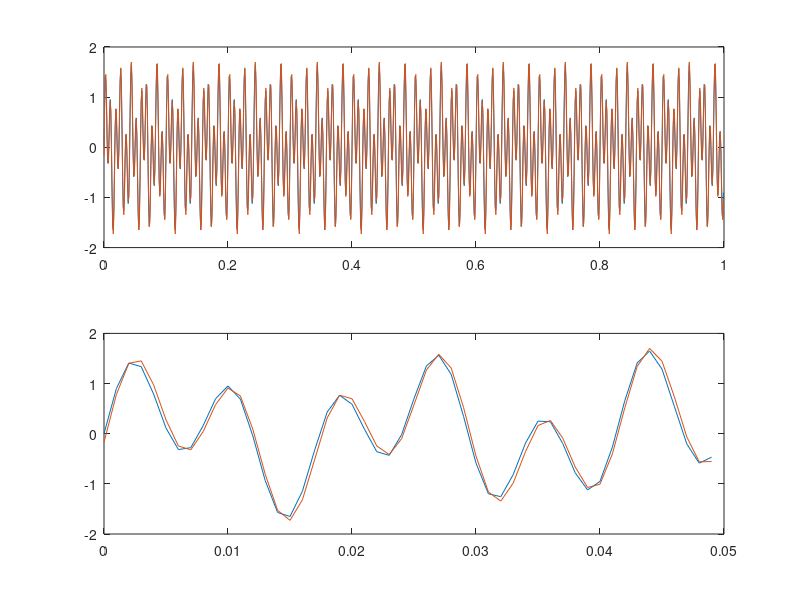

The MATLAB source for this figure:
close all

%Cargamos los datos
load filtro

%Eso nos proporciona las variables: 
% ruido = señal perturbada con ruido
% exacta = señal exacta para comparar
% T = tiempo total
% Fs = frecuencia de muestreo


%Pintamos la señal con ruido
t = 0:1.0/Fs:T-1.0/Fs;
ax1 = subplot(2,1,1);
ax2 = subplot(2,1,2);
plot(ax1,t,ruido)
plot(ax2,t(1:50),ruido(1:50))

pause

%La tarea consiste en:
% 1. Obtener los coeficientes de Fourier y observar que hay coeficientes
% que no aportan mucho (de modulo pequeño) y que corresponden al ruido
% 2. Poner a 0 los coeficientes de Fourier correspondiente al ruido
% (filtrar la señal)
% 3. Obtener la señal asociada a los nuevos coeficientes y comprobar que
% corresponde a la señal exacta

%Se obtienen los coefientes 
beta = fft(ruido);
N = length(beta);
umbral = N/5;

%Se reordenan para que esten de acuerdo a su frecuencia
reorderedBeta = fftshift(beta);

subplot(2,1,1);
cla;
%El rango de valores de la frecuencia
aux = -N/2:1:N/2-1;

%Se muestra los coeficientes reordenados
plot(aux, abs(reorderedBeta),'ro');
hold on
for i=1:N
    actualI=i-500;
    plot([actualI actualI],[0 abs(reorderedBeta(i))],'k')
end

subplot(2,1,2);
cla;

plot(aux,abs(reorderedBeta));
pause

%Se elimina el ruido tanto de los ordenados como los obtenidos por fft
for i=1:N
    if abs(reorderedBeta(i))<umbral
        reorderedBeta(i)=0;
    end
    if abs(beta(i)) < umbral
        beta(i)=0;
    end
end

%Se dividen entre N para obtener el verdadero valor de amplitud.
reorderedBeta = reorderedBeta/N;
subplot(2,1,1);
cla;
aux = -N/2:1:N/2-1;
plot(aux, abs(reorderedBeta),'ro');
hold on
for i=1:N
    actualI=i-500;
    plot([actualI actualI],[0 abs(reorderedBeta(i))],'k')
end

subplot(2,1,2);
cla;

plot(aux,abs(reorderedBeta));
pause

x=ifft(beta);

subplot(2,1,1);
cla;
plot(t,exacta);
hold on;
plot(t,x);

subplot(2,1,2);
cla;

plot(t(1:50),exacta(1:50));
hold on;
plot(t(1:50),x(1:50));



